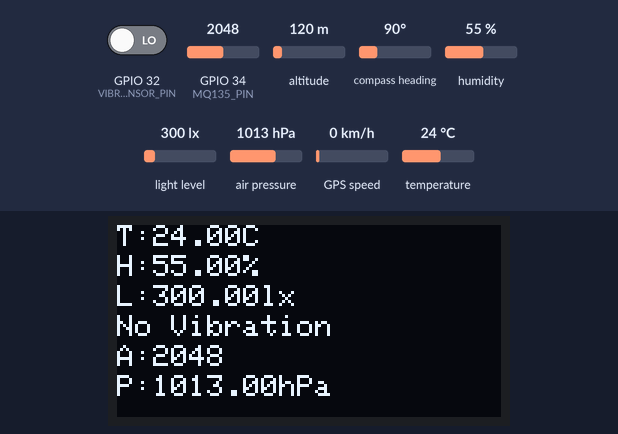
Simulated run of this sketch. Board: ESP32. Parts: 128×64 one-colour display. Inputs (shaded band) come from the test bench; at power-on: GPIO 32 (VIBRATION_SENSOR_PIN) LOW, GPIO 34 (MQ135_PIN) = 2048, altitude 120 m, compass heading 90°, humidity 55 %, light level 300 lx, air pressure 1013 hPa, GPS speed 0 km/h, temperature 24 °C. WiFi joins after 1.5 s; servers stay silent unless stated; the GPS gets a fix after 3 s at 37.7749, -122.4194 with 8 satellites; no radio packets arrive unless stated; the modem accepts every AT command (registered, SIM ready, sends succeed) and sends nothing else; what the sketch prints to the serial monitor is not drawn.

Above: at 1.7 s.

The sketch:

Cargo_Tracker.ino
```cpp
#include <WiFi.h>
#include <ThingSpeak.h>
#include <DHT.h>
#include <Wire.h>
#include <BH1750.h>
#include <Adafruit_BMP280.h>
#include <Adafruit_SSD1306.h>
#include <TinyGPS++.h>
#include <HardwareSerial.h>
#include <SPI.h>
#include <LoRa.h>

#define DHTPIN 4
#define DHTTYPE DHT11
#define VIBRATION_SENSOR_PIN 32
#define MQ135_PIN 34
#define SCREEN_WIDTH 128
#define SCREEN_HEIGHT 64

const char* ssid = "lol";
const char* password = "xyz12345";
unsigned long channelID = 2906008;
const char* writeAPIKey = "1RZYXR9MU7430ZY7";

WiFiClient client;
DHT dht(DHTPIN, DHTTYPE);
BH1750 lightMeter;
Adafruit_BMP280 bmp;
Adafruit_SSD1306 display(SCREEN_WIDTH, SCREEN_HEIGHT, &Wire, -1);

TinyGPSPlus gps;
HardwareSerial gpsSerial(2);
HardwareSerial sim800lSerial(1);

#define LORA_SCK 5
#define LORA_MISO 19
#define LORA_MOSI 27
#define LORA_SS 18
#define LORA_RST 14
#define LORA_DIO0 26

void setup() {
    Serial.begin(115200);

    WiFi.begin(ssid, password);
    while (WiFi.status() != WL_CONNECTED) {
        delay(500);
    }
    ThingSpeak.begin(client);

    dht.begin();
    Wire.begin();
    gpsSerial.begin(9600, SERIAL_8N1, 16, 17);
    sim800lSerial.begin(9600, SERIAL_8N1, 33, 32);
    lightMeter.begin(BH1750::CONTINUOUS_HIGH_RES_MODE);
    bmp.begin(0x76);

    if (!display.begin(SSD1306_SWITCHCAPVCC, 0x3C)) {
        while (1);
    }
    display.clearDisplay();
    display.setTextSize(1);
    display.setTextColor(SSD1306_WHITE);

    SPI.begin(LORA_SCK, LORA_MISO, LORA_MOSI, LORA_SS);
    LoRa.setPins(LORA_SS, LORA_RST, LORA_DIO0);
    if (!LoRa.begin(915E6)) {
        while (1);
    }

    pinMode(VIBRATION_SENSOR_PIN, INPUT);
}

void loop() {
    display.clearDisplay();

    float temp = dht.readTemperature();
    float hum = dht.readHumidity();
    float lux = lightMeter.readLightLevel();
    int vibration = digitalRead(VIBRATION_SENSOR_PIN);
    int air_quality = analogRead(MQ135_PIN);
    float pressure = bmp.readPressure() / 100.0;

    while (gpsSerial.available()) {
        gps.encode(gpsSerial.read());
    }
    float latitude = 0.0;
    float longitude = 0.0;
    if (gps.location.isValid()) {
        latitude = gps.location.lat();
        longitude = gps.location.lng();
    }

    Serial.printf("Temp: %.2f°C, Humidity: %.2f%%, Light: %.2f lx, Vibration: %d, AirQ: %d, Pressure: %.2f hPa\n",
                  temp, hum, lux, vibration, air_quality, pressure);
    Serial.printf("Lat: %.6f, Lon: %.6f\n", latitude, longitude);

    display.setCursor(0, 0); display.print("T:"); display.print(temp); display.print("C ");
    display.setCursor(0, 10); display.print("H:"); display.print(hum); display.print("% ");
    display.setCursor(0, 20); display.print("L:"); display.print(lux); display.print("lx ");
    display.setCursor(0, 30); display.print(vibration ? "Vibration!" : "No Vibration");
    display.setCursor(0, 40); display.print("A:"); display.print(air_quality);
    display.setCursor(0, 50); display.print("P:"); display.print(pressure); display.print("hPa");
    display.display();

    ThingSpeak.setField(1, temp);
    ThingSpeak.setField(2, hum);
    ThingSpeak.setField(3, lux);
    ThingSpeak.setField(4, vibration);
    ThingSpeak.setField(5, air_quality);
    ThingSpeak.setField(6, pressure);
    ThingSpeak.setField(7, latitude);
    ThingSpeak.setField(8, longitude);

    int x = ThingSpeak.writeFields(channelID, writeAPIKey);
    if (x == 200) {
        Serial.println("ThingSpeak update successful.");
    } else {
        Serial.print("ThingSpeak update failed. Code: ");
        Serial.println(x);
    }

    LoRa.beginPacket();
    LoRa.print("T:"); LoRa.print(temp);
    LoRa.print(" H:"); LoRa.print(hum);
    LoRa.print(" L:"); LoRa.print(lux);
    LoRa.print(" V:"); LoRa.print(vibration);
    LoRa.print(" AQ:"); LoRa.print(air_quality);
    LoRa.print(" P:"); LoRa.print(pressure);
    LoRa.print(" Lat:"); LoRa.print(latitude);
    LoRa.print(" Lon:"); LoRa.print(longitude);
    LoRa.endPacket();

    sendSMS(temp, hum, air_quality);

    delay(20000);
}

void sendSMS(float temp, float hum, int airq) {
    sim800lSerial.println("AT+CMGF=1");
    delay(100);
    sim800lSerial.println("AT+CMGS=\"+94716517254\"");
    delay(100);
    sim800lSerial.print("ALERT! Temp:");
    sim800lSerial.print(temp);
    sim800lSerial.print("C Humidity:");
    sim800lSerial.print(hum);
    sim800lSerial.print("% AirQ:");
    sim800lSerial.print(airq);
    sim800lSerial.write(26);
    delay(5000);
    Serial.println("SMS Sent.");
}
```
